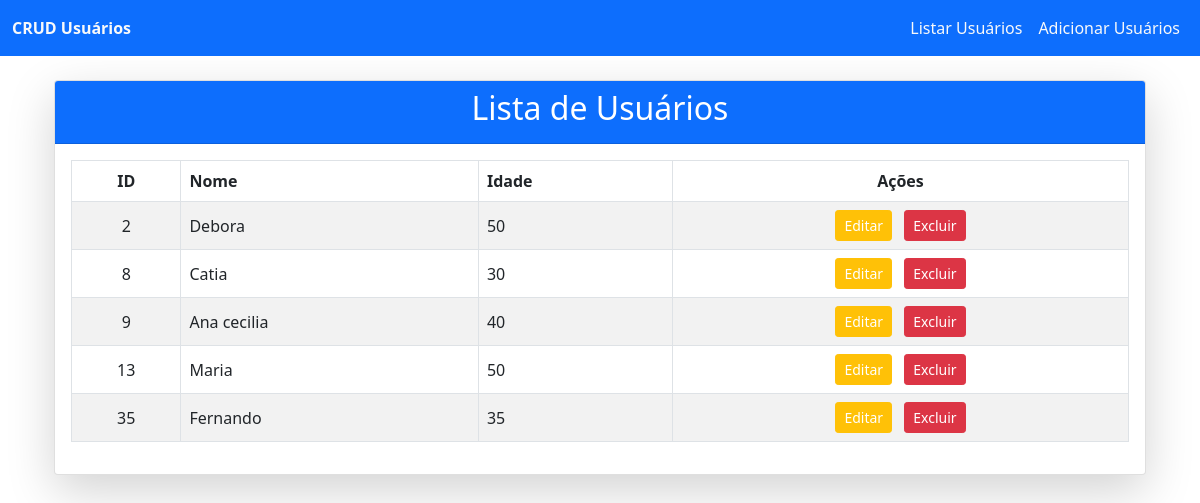
Before: / with the older database file.
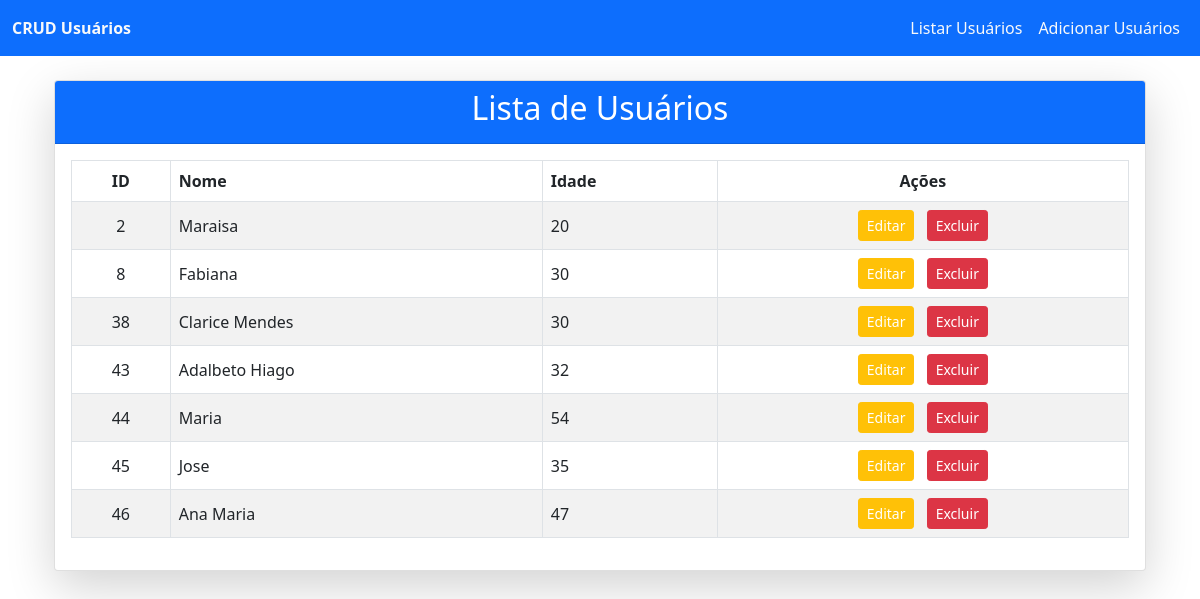
After: the same page with the newer database file.
### app_crud_users/models.py (models this page shows)
class User(models.Model):
  id_user = models.AutoField(primary_key=True)
  name = models.TextField(max_length=255)
  age = models.IntegerField()

### app_crud_users/views.py (the view)
# urls.py: path('', views.listUsers, name='list_users'),
def listUsers(request):
  users = {'users': User.objects.all()}
  return render(request, 'users/list_users.html', users)

### app_crud_users/templates/users/list_users.html (shortened to what this page needs)
{% extends 'users/base.html' %}
{% block content %}
<div class="container mt-4">
  <div class="card shadow-lg">
    <div class="card-header bg-primary text-white">
      <h2 class="text-center">Lista de Usuários</h2>
    </div>
    <div class="card-body">
      <table class="table table-hover table-bordered table-striped align-middle">
        <thead>
          <tr>
            <th class="text-center">ID</th>
            <th>Nome</th>
            <th>Idade</th>
            <th class="text-center">Ações</th>
          </tr>
        </thead>
        <tbody>
          {% for user in users %}
          <tr>
            <td class="text-center">{{ user.id_user }}</td>
            <td>{{ user.name }}</td>
            <td>{{ user.age }}</td>
            <td class="text-center">
              <a
                href="{% url 'update_user' user.id_user %}"
                class="btn btn-warning btn-sm text-white me-2"
              >
                Editar
              </a>
              <button
                type="button"
                class="btn btn-danger btn-sm"
                data-bs-toggle="modal"
                data-bs-target="#deleteModal{{ user.id_user }}"
              >
                Excluir
              </button>
            </td>
          </tr>
          {% empty %}
          <tr>
            <td colspan="4" class="text-center">Nenhum usuário encontrado.</td>
          </tr>
          {% endfor %}
        </tbody>
      </table>
    </div>
  </div>
</div>
{% endblock %}

### app_crud_users/templates/users/base.html (shortened to what this page needs)
<!DOCTYPE html>
<html lang="pt-br">
  <head>
    <link
      href="https://cdn.jsdelivr.net/npm/bootstrap@5.0.2/dist/css/bootstrap.min.css"
      rel="stylesheet"
    />
  </head>
  <body>
    <nav class="navbar navbar-expand-lg navbar-light bg-primary mb-4">
      <div class="container-fluid">
        <strong class="text-light">CRUD Usuários</strong>
        <div class="collapse navbar-collapse" id="navbarNav">
          <ul class="navbar-nav ms-auto">
            <li class="nav-item">
              <a class="nav-link text-light" href="{% url 'list_users' %}"
                >Listar Usuários</a
              >
            </li>
            <li class="nav-item">
              <a class="nav-link text-light" href="{% url 'add_users' %}"
                >Adicionar Usuários</a
              >
            </li>
          </ul>
        </div>
      </div>
    </nav>
    <div class="toast-container position-fixed top-0 end-0 p-3">
    </div>
    <div class="container">{% block content %} {% endblock %}</div>
  </body>
</html>

Changed rows visible on the page:
removed User: id_user "9", name "Ana cecilia", age "40"
removed User: id_user "13", name "Maria", age "50"
removed User: id_user "35", name "Fernando", age "35"
changed User id 2: name "Debora" → "Maraisa"; age "50" → "20"
changed User id 8: name "Catia" → "Fabiana"
added User: id_user "38", name "Clarice Mendes", age "30"
added User: id_user "43", name "Adalbeto Hiago", age "32"
added User: id_user "44", name "Maria", age "54"
added User: id_user "45", name "Jose", age "35"
added User: id_user "46", name "Ana Maria", age "47"
